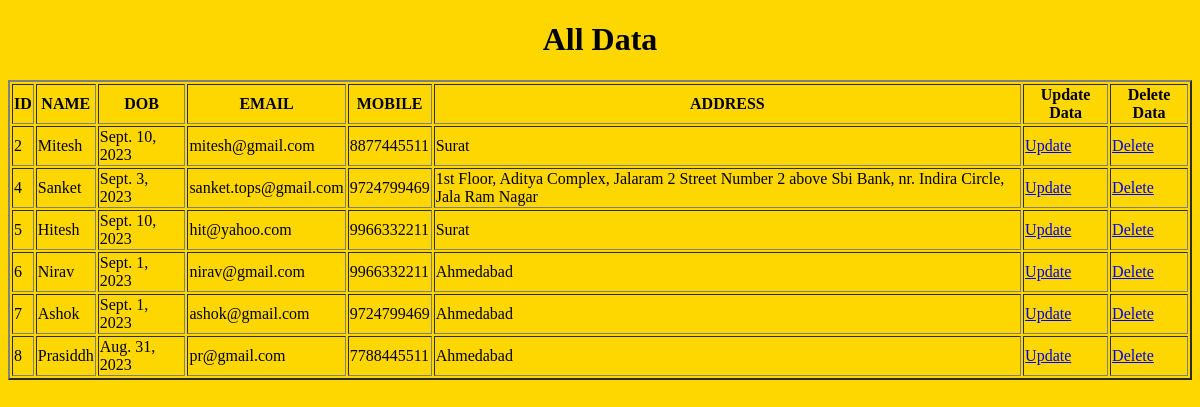
/showdata/, run on an earlier commit of the app's database.
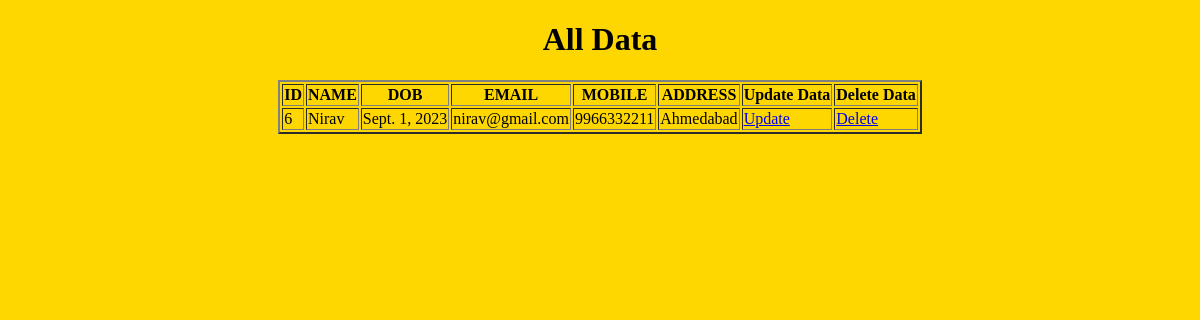
And on a later commit of the database.
### myapp/models.py (models this page shows)
class studinfo(models.Model):
    name=models.CharField(max_length=20)
    email=models.EmailField()
    dob=models.DateField()
    mobile=models.BigIntegerField()
    address=models.TextField()
    def __str__(self) -> str:
        return self.name

### myapp/views.py (the view)
# urls.py: path('showdata/',views.showdata,name='showdata'),
def showdata(request):
    stdata=studinfo.objects.all()
    return render(request,'showdata.html',{'stdata':stdata})

### templates/showdata.html (shortened to what this page needs)
<!DOCTYPE html>
<html lang="en">
<head>
</head>
<body bgcolor="gold">
    <center><h1>All Data</h1></center>
    <table border="2" align="center">
        <tr>
            <th>ID</th>
            <th>NAME</th>
            <th>DOB</th>
            <th>EMAIL</th>
            <th>MOBILE</th>
            <th>ADDRESS</th>
            <th>Update Data</th>
            <th>Delete Data</th>
        </tr>
        {% for i in stdata %}
        <tr>
            <td>{{i.id}}</td>
            <td>{{i.name}}</td>
            <td>{{i.dob}}</td>
            <td>{{i.email}}</td>
            <td>{{i.mobile}}</td>
            <td>{{i.address}}</td>
            <td><a href="/updatedata/{{i.id}}">Update</a></td>
            <td><a href="/deletedata/{{i.id}}">Delete</a></td>
        </tr>
        {% endfor %}
    </table>
</body>
</html>

What changed in the data, as far as the page shows it:
removed studinfo: id "2", name "Mitesh", dob "Sept. 10, 2023", email "mitesh@gmail.com", mobile "8877445511", address "Surat"
removed studinfo: id "4", name "Sanket", dob "Sept. 3, 2023", email "sanket.tops@gmail.com", mobile "9724799469", address "1st Floor, Aditya Complex, Jalaram 2 Street Number 2 above Sbi Bank, nr. Indira Circle, Jala Ram Nagar"
removed studinfo: id "5", name "Hitesh", dob "Sept. 10, 2023", email "hit@yahoo.com", mobile "9966332211", address "Surat"
removed studinfo: id "7", name "Ashok", dob "Sept. 1, 2023", email "ashok@gmail.com", mobile "9724799469", address "Ahmedabad"
removed studinfo: id "8", name "Prasiddh", dob "Aug. 31, 2023", email "pr@gmail.com", mobile "7788445511", address "Ahmedabad"
